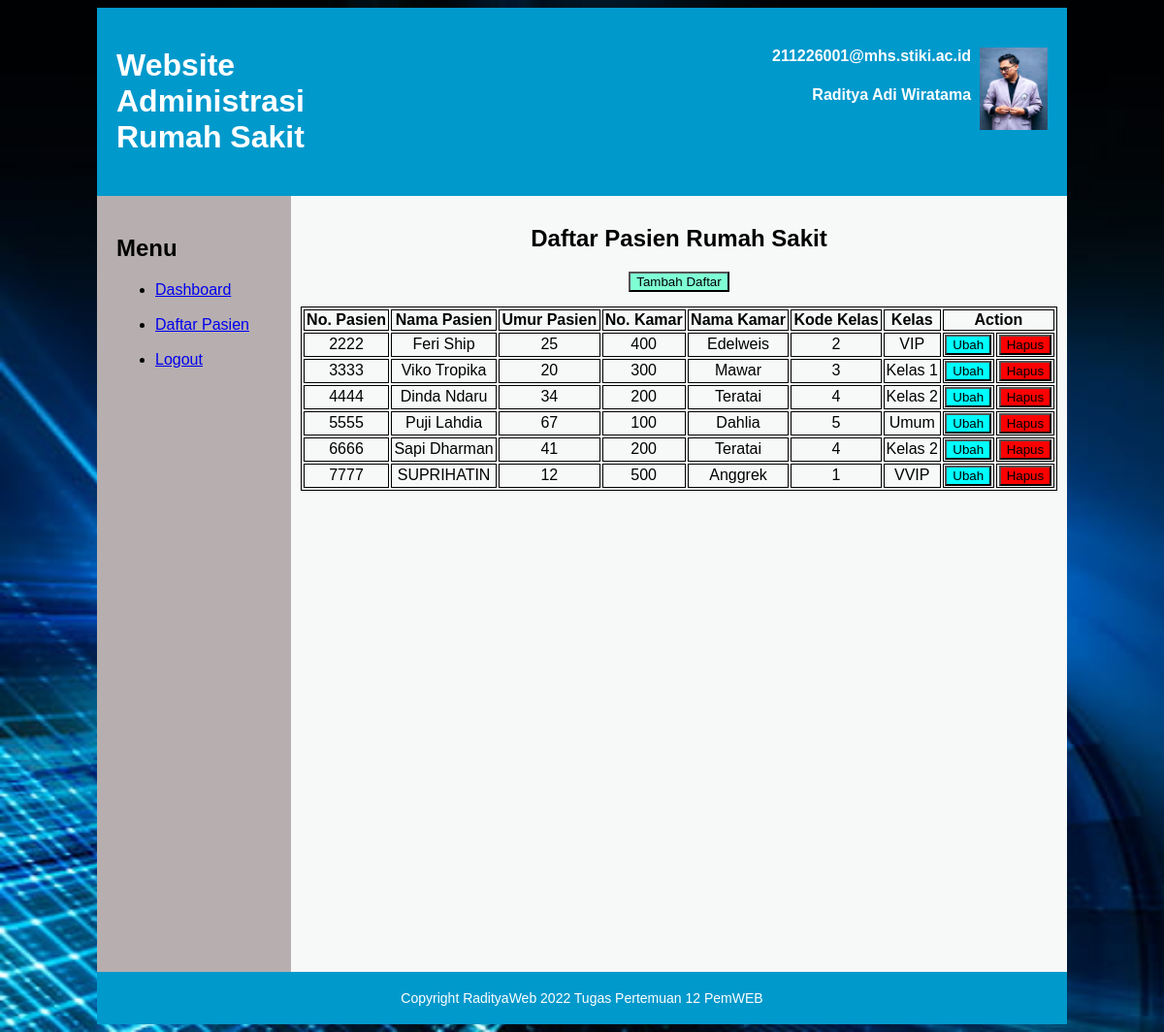
Screenshot of /Home.php?page=daftar with the database file from the repository.
### tables this page shows
CREATE TABLE `kamar` (
  `nokamar` int(11) NOT NULL,
  `namakamar` varchar(50) NOT NULL,
  `id_jenisk` varchar(10) NOT NULL
);

CREATE TABLE `pasien` (
  `nopasien` int(11) NOT NULL,
  `namapasien` varchar(50) NOT NULL,
  `umur` int(11) NOT NULL,
  `nokamar` int(11) NOT NULL
);

CREATE TABLE `jeniskamar` (
  `id_jenisk` varchar(10) NOT NULL,
  `kodekelas` int(11) NOT NULL,
  `kelas` varchar(10) NOT NULL
);

### Daftar.php (the view)
<!DOCTYPE html>
<div style="margin-left: 10px; margin-right: 10px">
   <div class="row">
      <div class="col-12">
         <h2 style="text-align:center">Daftar Pasien Rumah Sakit</h2>
      </div>
      <div class="col-4">
         <a href='Home.php?page=tambah'><button style="background-color:aquamarine">Tambah Daftar</button></a>
      </div>
      <div class="col-12">
         <table style="width: 100%; margin-top: 15px;">
            <tr>
               <th>No. Pasien</th>
               <th>Nama Pasien</th>
               <th>Umur Pasien</th>
               <th>No. Kamar</th>
               <th>Nama Kamar</th>
               <th>Kode Kelas</th>
               <th>Kelas</th>
               <th colspan="2">Action</th>
            </tr>
            <?php
            include "Koneksi.php";
            $query = 'SELECT pasien.nopasien, pasien.namapasien, pasien.umur, kamar.nokamar, kamar.namakamar, jeniskamar.kodekelas, jeniskamar.kelas FROM kamar JOIN pasien ON kamar.nokamar=pasien.nokamar JOIN jeniskamar ON kamar.id_jenisk=jeniskamar.id_jenisk ORDER BY pasien.nopasien';
            $stmt = $dbh->query($query);
            $hasil = $stmt->fetchAll();
            foreach ($hasil as $pasien) {
            ?>
               <tr>
                  <td><?php echo $pasien['nopasien'] ?></td>
                  <td><?php echo $pasien['namapasien'] ?></td>
                  <td><?php echo $pasien['umur'] ?></td>
                  <td><?php echo $pasien['nokamar'] ?></td>
                  <td><?php echo $pasien['namakamar'] ?></td>
                  <td><?php echo $pasien['kodekelas'] ?></td>
                  <td><?php echo $pasien['kelas'] ?></td>
                  <?php echo "<td><a href='Edit.php?nopasien=" . $pasien['nopasien'] . "'>" ?><button style="background-color:aqua">Ubah</button></a>
                  <?php echo "<td><a href='ProsesHapus.php?nopasien=" . $pasien['nopasien'] . "'>" ?><button style="background-color:red">Hapus</button></a>
                  </td>
               </tr>
            <?php
            }
            ?>
         </table>
      </div>
   </div>
</div>
</html>

### Home.php (shortened to what this page needs)
<!DOCTYPE html>
<html lang="en">
<head>
    <link rel="stylesheet" href="style.css">
</head>
<body class="main-body">
    <div class="wrap-home">
        <div class="header-home">
            <h1 class="kiri">Website Administrasi Rumah Sakit</h1>
            <div class="profile">
                <img src="1668610645864.jpg" width="70px" height="85px" style="float:right;" />
                <h4 style="text-align:right;">211226001@mhs.stiki.ac.id &nbsp;</h4>
                <h4 style="text-align:right;">Raditya Adi Wiratama &nbsp;</h4>
            </div>
        </div>
        <div>
            <div class="sidebar-home">
                <h2> Menu </h2>
                <ul>
                    <li><a href="Home.php?page=dashboard">Dashboard</a></li><br>
                    <li><a href="Home.php?page=daftar">Daftar Pasien</a></li><br>
                    <li><a href="Logout.php">Logout</a></li><br>
                </ul>
            </div>
                <div class="content-home" >
                    <?php
                    if (isset($_GET['page'])) {
                        $page = $_GET['page'];
                        switch ($page) {
                            case 'daftar':
                                include "Daftar.php";
                                break;
                        }
                    } else {
                        include "Dashboard.php";
                    }
                    ?>
                <?php include "Footer.php"; ?>
</body>
</html>

### Footer.php
<footer class="footer">
        <p>Copyright RadityaWeb 2022 Tugas Pertemuan 12 PemWEB</p>
    </footer>

### Style.css (style rules this page uses)
.wrap-home { width: 1000px; margin: 0 auto; }
.header-home { width: auto; background: #09C; padding: 20px; color: #fff; }
.header-home::after { content: ""; clear: both; display: table; }
.kiri { float:left; display:block; width:200px }
.sidebar-home { background: rgb(183, 175, 175); float: left; width: 20%; height: 100vh; padding: 2%; }
.content-home { background: rgb(247, 248, 248); height: 100vh; align-items: center; justify-content: center; text-align: center; margin-left: 20%; padding-top: 10px; padding-bottom: 10px; }
.footer { padding: 1px; text-align: center; background: #09C; font-size: 14px; color: white; width: auto; padding: 5px 10px; }
* { box-sizing: border-box; }
.main-body { font-family: Arial; margin-right: auto; margin-left: auto; max-width: 1024px; padding-right: 10px; padding-left: 10px; background-image: url('IMG.jpg'); background-repeat: repeat; background-size: cover; }
table, th, td { border: 1px solid black; }

### rows the page displays
kamar: pasien.nopasien "2222", pasien.namapasien "Feri Ship", pasien.umur "25", nokamar "400", namakamar "Edelweis", id_jenisk.kodekelas "2", id_jenisk.kelas "VIP"
kamar: pasien.nopasien "3333", pasien.namapasien "Viko Tropika", pasien.umur "20", nokamar "300", namakamar "Mawar", id_jenisk.kodekelas "3", id_jenisk.kelas "Kelas 1"
kamar: pasien.nopasien "4444", pasien.namapasien "Dinda Ndaru", pasien.umur "34", nokamar "200", namakamar "Teratai", id_jenisk.kodekelas "4", id_jenisk.kelas "Kelas 2", pasien.nopasien "6666", pasien.namapasien "Sapi Dharman", pasien.umur "41"
kamar: pasien.nopasien "5555", pasien.namapasien "Puji Lahdia", pasien.umur "67", nokamar "100", namakamar "Dahlia", id_jenisk.kodekelas "5", id_jenisk.kelas "Umum"
kamar: pasien.nopasien "7777", pasien.namapasien "SUPRIHATIN", pasien.umur "12", nokamar "500", namakamar "Anggrek", id_jenisk.kodekelas "1", id_jenisk.kelas "VVIP"
